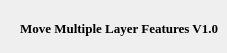
<?xml version="1.0" encoding="UTF-8"?>
<ui version="4.0">
 <class>Move_Multiple_layer_featuresDialogBase</class>
 <widget class="QDialog" name="Move_Multiple_layer_featuresDialogBase">
  <property name="geometry">
   <rect>
    <x>0</x>
    <y>0</y>
    <width>227</width>
    <height>53</height>
   </rect>
  </property>
  <property name="windowTitle">
   <string>Move_Multiple_layer_features</string>
  </property>
  <widget class="QLabel" name="label">
   <property name="geometry">
    <rect>
     <x>20</x>
     <y>20</y>
     <width>371</width>
     <height>16</height>
    </rect>
   </property>
   <property name="font">
    <font>
     <family>Times New Roman</family>
     <pointsize>10</pointsize>
     <weight>75</weight>
     <bold>true</bold>
    </font>
   </property>
   <property name="text">
    <string>Move Multiple Layer Features V1.0</string>
   </property>
  </widget>
 </widget>
 <resources/>
 <connections/>
</ui>
